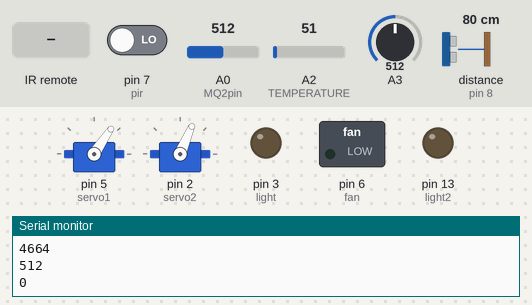
The sketch below on a simulated Arduino Uno, built with avr-gcc and run on an emulated ATmega328P. Parts: 2 × servo, switched loads named in the sketch (green lamp = pin HIGH), output pins drawn as LEDs (lit = HIGH), the last lines printed to the serial monitor. Inputs (shaded band) come from the test bench; at power-on: distance to the obstacle (sensor on pin 8) 80 cm, A3 = 512, pin 7 (pir) LOW, A0 (MQ2pin) = 512, A2 (TEMPERATURE) = 51. The echo pulse lasts 58.3 µs per cm; pins used as bus, display or sensor lines are not drawn.

Above: at 1.2 s.
1.3 s: distance to the obstacle (sensor on pin 8) set to 2 cm
At 2.3 s:
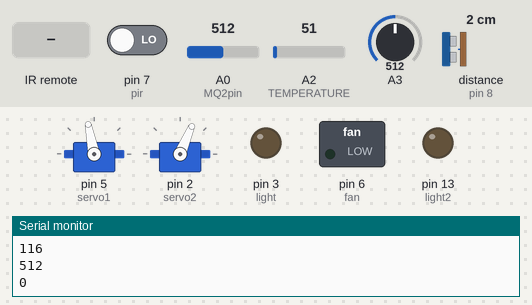
2.8 s: A3 set to 716
At 3.6 s:
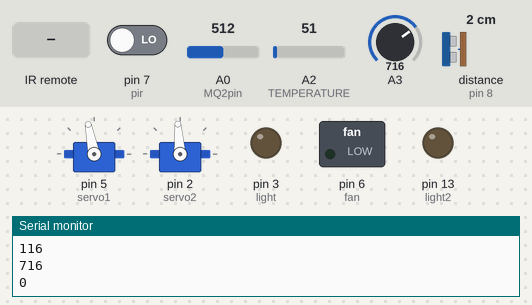
4.4 s: pin 7 (pir) driven HIGH
At 4.9 s:
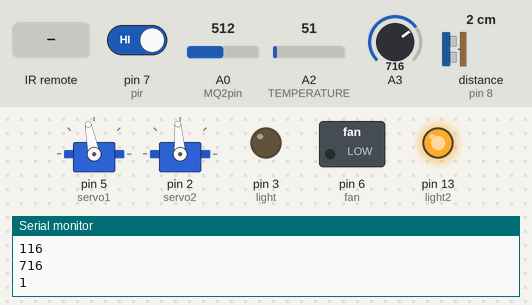
5.9 s: infrared code 0x8F7 received
At 7.2 s:
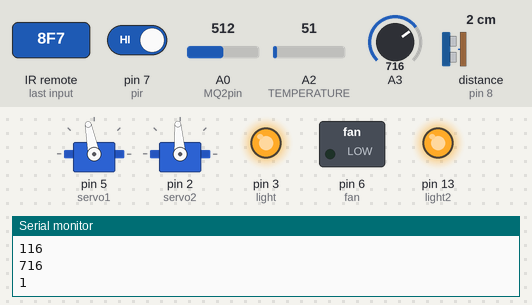
7.5 s: infrared code 0x48B7 received
At 7.76 s:
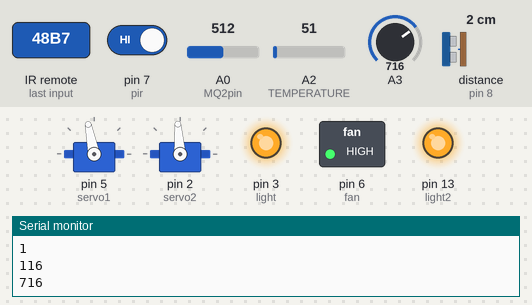
9.3 s: distance to the obstacle (sensor on pin 8) set to 9 cm
At 10.2 s:
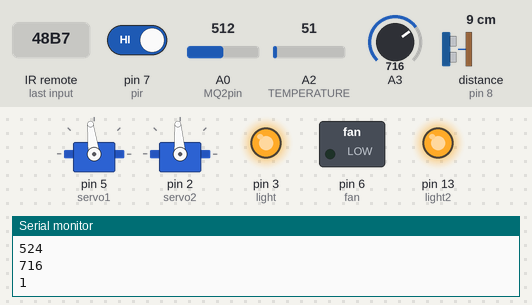
Timing chart, 0 to 11.8 s (numbered marks = the images above; inputs shaded):
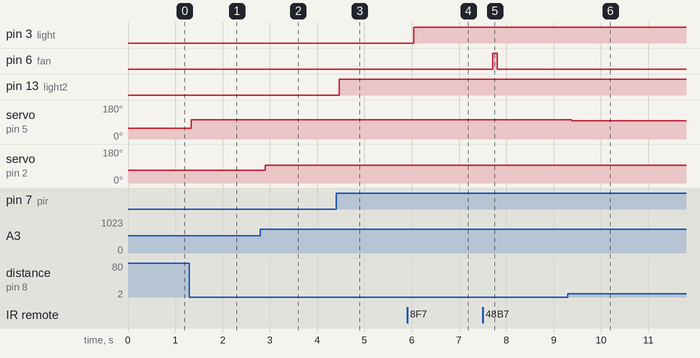

The sketch:

Electro_code.ino.ino
```cpp
#include <IRremote.h>
#include<Servo.h>
Servo servo1;
Servo servo2;
int MQ2pin = A0;
#define TEMPERATURE A2
int pirstate = 0;
#define pir 7
const int gas = 0;
int light = 3;
int light2 = 13;
int fan = 6;
int ls = 0;
int fs = 0;


int RECV_PIN = 11;
IRrecv irrecv(RECV_PIN);
decode_results results;


int speed_decider(int temp){
  if(temp<20)
    return 0;
  else if(temp>40)
    return 255;
  else
    return map(temp, 20, 40, 0, 255);
}
void setup()
{

  pinMode(light, OUTPUT);
  pinMode(fan, OUTPUT);
  pinMode(pir, INPUT);
  pinMode(light2, OUTPUT);
  pinMode(8,INPUT);
  pinMode(9,OUTPUT);
  pinMode(A3,INPUT);
  servo1.attach(5);
  servo2.attach(2);
  Serial.begin(9600);
  irrecv.enableIRIn();
}

void loop() {
  digitalWrite(9,LOW);
  delayMicroseconds(10);
  digitalWrite(9,HIGH);
  delayMicroseconds(10);
  digitalWrite(9,LOW);
  int val=pulseIn(8,HIGH);
  Serial.println(val);
  float angle = -0.010*val + 103.13;
  servo1.write(angle);
  int phtr=analogRead(A3);
  Serial.println(phtr);
  float angle2=0.133*phtr - 0.802;
  servo2.write(angle2);
  if (irrecv.decode(&results)) {
    unsigned int value = results.value;
   // Serial.println(value);
      if(value == 2295)
      {

        digitalWrite(light, HIGH);
        ls+= 1;
        if(ls% 2 == 0){
        digitalWrite(light,LOW);
        ls = 0;
        }
    delay(100);
      }

      if(value == 18615)
      {
        digitalWrite(6,HIGH);
        fs += 1;
        if(fs %2  == 0){
        digitalWrite(fan, LOW);
        fs = 0;
        }
    delay(100);
  }

    irrecv.resume();
  }
  if(fs == 1){
        int temperature = analogRead(TEMPERATURE);
        temperature = map(temperature, 20, 358, -40, 125);
        analogWrite(fan, speed_decider(temperature));
  }

  pirstate = digitalRead(pir);
  Serial.println(pirstate);
  if (pirstate == 1) {
    digitalWrite(light2, HIGH);
  } else {
    digitalWrite(light2, LOW);
  }
  delay(10);

  float sensorValue,MQ2pin;
sensorValue = analogRead(MQ2pin);

  if(sensorValue >= 850){
    digitalWrite(A1,HIGH);
   // Serial.print(sensorValue);
   // Serial.println(" SMOKE !!!");
  }
  else{
     digitalWrite(A1,LOW);
    //Serial.println("Sensor Value: ");
    //Serial.println(sensorValue);
  }
  delay(250);

}
float getsensorValue(int pin)
  {
  return (analogRead(pin));
  }
```

Measured:
- after the input at 1.3 s, servo on pin 5 (servo1): 56° → 101° at once
- after the input at 2.8 s, servo on pin 2 (servo2): 67° → 94° after 0.10 s
- after the input at 4.4 s, pin 13 (light2): LOW → HIGH after 0.07 s
- after the input at 5.9 s, pin 3 (light): LOW → HIGH after 0.14 s
- after the input at 7.5 s, pin 6 (fan): LOW → HIGH after 0.21 s, → LOW 0.10 s later
- after the input at 9.3 s, servo on pin 5 (servo1): 101° → 97° after 0.08 s
